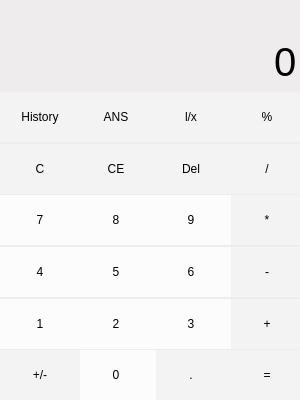
<?xml version="1.0" encoding="UTF-8"?>
<ui version="4.0">
 <class>calculatorClass</class>
 <widget class="QWidget" name="calculatorClass">
  <property name="geometry">
   <rect>
    <x>0</x>
    <y>0</y>
    <width>300</width>
    <height>400</height>
   </rect>
  </property>
  <property name="minimumSize">
   <size>
    <width>300</width>
    <height>400</height>
   </size>
  </property>
  <property name="maximumSize">
   <size>
    <width>400</width>
    <height>500</height>
   </size>
  </property>
  <property name="windowTitle">
   <string>calculator</string>
  </property>
  <property name="styleSheet">
   <string notr="true">*
{
 border:none;
 background-color:rgb(238, 236, 236);
}

QPushButton
{
 background-color:rgb(243, 243, 243);
}

QPushButton:hover
{
 border:1px solid rgb(193, 193, 193);
 background-color:rgb(220, 220, 220);
}

QPushButton#btn_0,#btn_1,#btn_2,#btn_3,#btn_4,#btn_5,#btn_6,#btn_7,#btn_8,#btn_9
{
 font:bold 12pt'微软雅黑';
 background-color:rgb(252, 252, 252);
}

QPushButton#btn_0:hover,#btn_1:hover,#btn_2:hover,#btn_3:hover,#btn_4:hover,#btn_5:hover,#btn_6:hover,#btn_7:hover,#btn_8:hover,#btn_9:hover
{
 border:1px solid rgb(193, 193, 193);
 background-color:rgb(220, 220, 220);
}
</string>
  </property>
  <layout class="QVBoxLayout" name="verticalLayout">
   <property name="spacing">
    <number>0</number>
   </property>
   <property name="leftMargin">
    <number>0</number>
   </property>
   <property name="topMargin">
    <number>2</number>
   </property>
   <property name="rightMargin">
    <number>0</number>
   </property>
   <property name="bottomMargin">
    <number>0</number>
   </property>
   <item>
    <widget class="QLineEdit" name="lineEdit_exp">
     <property name="minimumSize">
      <size>
       <width>0</width>
       <height>30</height>
      </size>
     </property>
     <property name="font">
      <font>
       <pointsize>15</pointsize>
      </font>
     </property>
     <property name="text">
      <string/>
     </property>
     <property name="alignment">
      <set>Qt::AlignRight|Qt::AlignTrailing|Qt::AlignVCenter</set>
     </property>
     <property name="readOnly">
      <bool>true</bool>
     </property>
    </widget>
   </item>
   <item>
    <widget class="QLineEdit" name="lineEdit">
     <property name="minimumSize">
      <size>
       <width>0</width>
       <height>60</height>
      </size>
     </property>
     <property name="font">
      <font>
       <pointsize>30</pointsize>
      </font>
     </property>
     <property name="text">
      <string>0</string>
     </property>
     <property name="alignment">
      <set>Qt::AlignRight|Qt::AlignTrailing|Qt::AlignVCenter</set>
     </property>
     <property name="readOnly">
      <bool>true</bool>
     </property>
    </widget>
   </item>
   <item>
    <layout class="QGridLayout" name="gridLayout">
     <property name="spacing">
      <number>2</number>
     </property>
     <item row="6" column="2">
      <widget class="QPushButton" name="btn_dot">
       <property name="minimumSize">
        <size>
         <width>80</width>
         <height>50</height>
        </size>
       </property>
       <property name="maximumSize">
        <size>
         <width>80</width>
         <height>50</height>
        </size>
       </property>
       <property name="text">
        <string>.</string>
       </property>
      </widget>
     </item>
     <item row="5" column="3">
      <widget class="QPushButton" name="btn_add">
       <property name="minimumSize">
        <size>
         <width>80</width>
         <height>50</height>
        </size>
       </property>
       <property name="maximumSize">
        <size>
         <width>80</width>
         <height>50</height>
        </size>
       </property>
       <property name="text">
        <string>+</string>
       </property>
      </widget>
     </item>
     <item row="4" column="1">
      <widget class="QPushButton" name="btn_5">
       <property name="minimumSize">
        <size>
         <width>80</width>
         <height>50</height>
        </size>
       </property>
       <property name="maximumSize">
        <size>
         <width>80</width>
         <height>50</height>
        </size>
       </property>
       <property name="text">
        <string>5</string>
       </property>
      </widget>
     </item>
     <item row="3" column="1">
      <widget class="QPushButton" name="btn_8">
       <property name="minimumSize">
        <size>
         <width>80</width>
         <height>50</height>
        </size>
       </property>
       <property name="maximumSize">
        <size>
         <width>80</width>
         <height>50</height>
        </size>
       </property>
       <property name="text">
        <string>8</string>
       </property>
      </widget>
     </item>
     <item row="3" column="3">
      <widget class="QPushButton" name="btn_multiply">
       <property name="minimumSize">
        <size>
         <width>80</width>
         <height>50</height>
        </size>
       </property>
       <property name="maximumSize">
        <size>
         <width>80</width>
         <height>50</height>
        </size>
       </property>
       <property name="text">
        <string>*</string>
       </property>
      </widget>
     </item>
     <item row="6" column="1">
      <widget class="QPushButton" name="btn_0">
       <property name="minimumSize">
        <size>
         <width>80</width>
         <height>50</height>
        </size>
       </property>
       <property name="maximumSize">
        <size>
         <width>80</width>
         <height>50</height>
        </size>
       </property>
       <property name="text">
        <string>0</string>
       </property>
      </widget>
     </item>
     <item row="4" column="0">
      <widget class="QPushButton" name="btn_4">
       <property name="minimumSize">
        <size>
         <width>80</width>
         <height>50</height>
        </size>
       </property>
       <property name="maximumSize">
        <size>
         <width>80</width>
         <height>50</height>
        </size>
       </property>
       <property name="text">
        <string>4</string>
       </property>
      </widget>
     </item>
     <item row="5" column="2">
      <widget class="QPushButton" name="btn_3">
       <property name="minimumSize">
        <size>
         <width>80</width>
         <height>50</height>
        </size>
       </property>
       <property name="maximumSize">
        <size>
         <width>80</width>
         <height>50</height>
        </size>
       </property>
       <property name="text">
        <string>3</string>
       </property>
      </widget>
     </item>
     <item row="2" column="0">
      <widget class="QPushButton" name="btn_C">
       <property name="minimumSize">
        <size>
         <width>80</width>
         <height>50</height>
        </size>
       </property>
       <property name="maximumSize">
        <size>
         <width>80</width>
         <height>50</height>
        </size>
       </property>
       <property name="text">
        <string>C</string>
       </property>
      </widget>
     </item>
     <item row="2" column="1">
      <widget class="QPushButton" name="btn_CE">
       <property name="minimumSize">
        <size>
         <width>80</width>
         <height>50</height>
        </size>
       </property>
       <property name="maximumSize">
        <size>
         <width>80</width>
         <height>50</height>
        </size>
       </property>
       <property name="text">
        <string>CE</string>
       </property>
      </widget>
     </item>
     <item row="5" column="0">
      <widget class="QPushButton" name="btn_1">
       <property name="minimumSize">
        <size>
         <width>80</width>
         <height>50</height>
        </size>
       </property>
       <property name="maximumSize">
        <size>
         <width>80</width>
         <height>50</height>
        </size>
       </property>
       <property name="text">
        <string>1</string>
       </property>
      </widget>
     </item>
     <item row="3" column="2">
      <widget class="QPushButton" name="btn_9">
       <property name="minimumSize">
        <size>
         <width>80</width>
         <height>50</height>
        </size>
       </property>
       <property name="maximumSize">
        <size>
         <width>80</width>
         <height>50</height>
        </size>
       </property>
       <property name="text">
        <string>9</string>
       </property>
      </widget>
     </item>
     <item row="4" column="3">
      <widget class="QPushButton" name="btn_minus">
       <property name="minimumSize">
        <size>
         <width>80</width>
         <height>50</height>
        </size>
       </property>
       <property name="maximumSize">
        <size>
         <width>80</width>
         <height>50</height>
        </size>
       </property>
       <property name="text">
        <string>-</string>
       </property>
      </widget>
     </item>
     <item row="3" column="0">
      <widget class="QPushButton" name="btn_7">
       <property name="minimumSize">
        <size>
         <width>80</width>
         <height>50</height>
        </size>
       </property>
       <property name="maximumSize">
        <size>
         <width>80</width>
         <height>50</height>
        </size>
       </property>
       <property name="text">
        <string>7</string>
       </property>
      </widget>
     </item>
     <item row="6" column="3">
      <widget class="QPushButton" name="btn_equal">
       <property name="minimumSize">
        <size>
         <width>80</width>
         <height>50</height>
        </size>
       </property>
       <property name="maximumSize">
        <size>
         <width>80</width>
         <height>50</height>
        </size>
       </property>
       <property name="text">
        <string>=</string>
       </property>
      </widget>
     </item>
     <item row="5" column="1">
      <widget class="QPushButton" name="btn_2">
       <property name="minimumSize">
        <size>
         <width>80</width>
         <height>50</height>
        </size>
       </property>
       <property name="maximumSize">
        <size>
         <width>80</width>
         <height>50</height>
        </size>
       </property>
       <property name="text">
        <string>2</string>
       </property>
      </widget>
     </item>
     <item row="4" column="2">
      <widget class="QPushButton" name="btn_6">
       <property name="minimumSize">
        <size>
         <width>80</width>
         <height>50</height>
        </size>
       </property>
       <property name="maximumSize">
        <size>
         <width>80</width>
         <height>50</height>
        </size>
       </property>
       <property name="text">
        <string>6</string>
       </property>
      </widget>
     </item>
     <item row="2" column="2">
      <widget class="QPushButton" name="btn_delete">
       <property name="minimumSize">
        <size>
         <width>80</width>
         <height>50</height>
        </size>
       </property>
       <property name="maximumSize">
        <size>
         <width>80</width>
         <height>50</height>
        </size>
       </property>
       <property name="text">
        <string>Del</string>
       </property>
      </widget>
     </item>
     <item row="6" column="0">
      <widget class="QPushButton" name="btn_neg">
       <property name="minimumSize">
        <size>
         <width>80</width>
         <height>50</height>
        </size>
       </property>
       <property name="maximumSize">
        <size>
         <width>80</width>
         <height>50</height>
        </size>
       </property>
       <property name="text">
        <string>+/-</string>
       </property>
      </widget>
     </item>
     <item row="2" column="3">
      <widget class="QPushButton" name="btn_divide">
       <property name="minimumSize">
        <size>
         <width>80</width>
         <height>50</height>
        </size>
       </property>
       <property name="maximumSize">
        <size>
         <width>80</width>
         <height>50</height>
        </size>
       </property>
       <property name="text">
        <string>/</string>
       </property>
      </widget>
     </item>
     <item row="1" column="0">
      <widget class="QPushButton" name="pushButton_history">
       <property name="minimumSize">
        <size>
         <width>80</width>
         <height>50</height>
        </size>
       </property>
       <property name="maximumSize">
        <size>
         <width>80</width>
         <height>50</height>
        </size>
       </property>
       <property name="text">
        <string>History</string>
       </property>
      </widget>
     </item>
     <item row="1" column="1">
      <widget class="QPushButton" name="pushButton_ANS">
       <property name="minimumSize">
        <size>
         <width>80</width>
         <height>50</height>
        </size>
       </property>
       <property name="maximumSize">
        <size>
         <width>80</width>
         <height>50</height>
        </size>
       </property>
       <property name="text">
        <string>ANS</string>
       </property>
      </widget>
     </item>
     <item row="1" column="2">
      <widget class="QPushButton" name="pushButton_fraction">
       <property name="minimumSize">
        <size>
         <width>80</width>
         <height>50</height>
        </size>
       </property>
       <property name="maximumSize">
        <size>
         <width>80</width>
         <height>50</height>
        </size>
       </property>
       <property name="text">
        <string>l/x</string>
       </property>
      </widget>
     </item>
     <item row="1" column="3">
      <widget class="QPushButton" name="pushButton_remainder">
       <property name="minimumSize">
        <size>
         <width>80</width>
         <height>50</height>
        </size>
       </property>
       <property name="maximumSize">
        <size>
         <width>80</width>
         <height>50</height>
        </size>
       </property>
       <property name="text">
        <string>%</string>
       </property>
      </widget>
     </item>
    </layout>
   </item>
  </layout>
 </widget>
 <layoutdefault spacing="6" margin="11"/>
 <resources>
  <include location="calculator.qrc"/>
 </resources>
 <connections/>
</ui>
